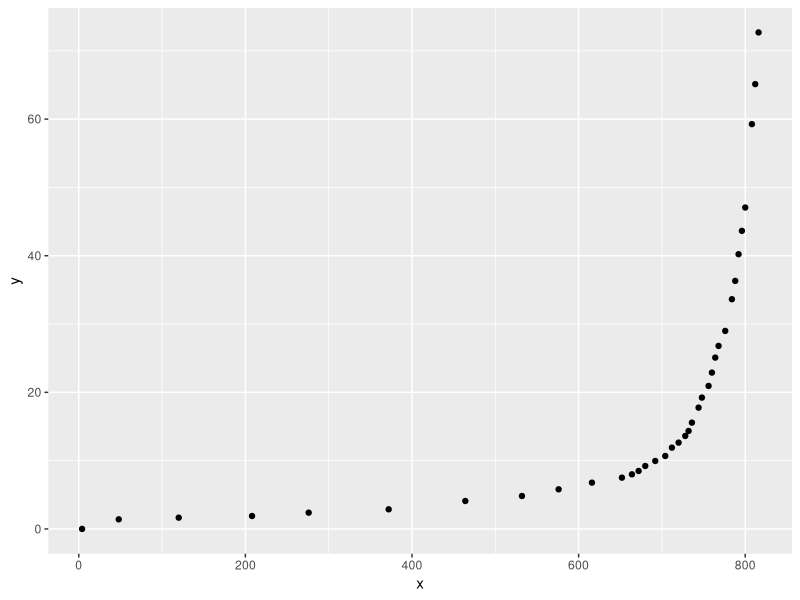
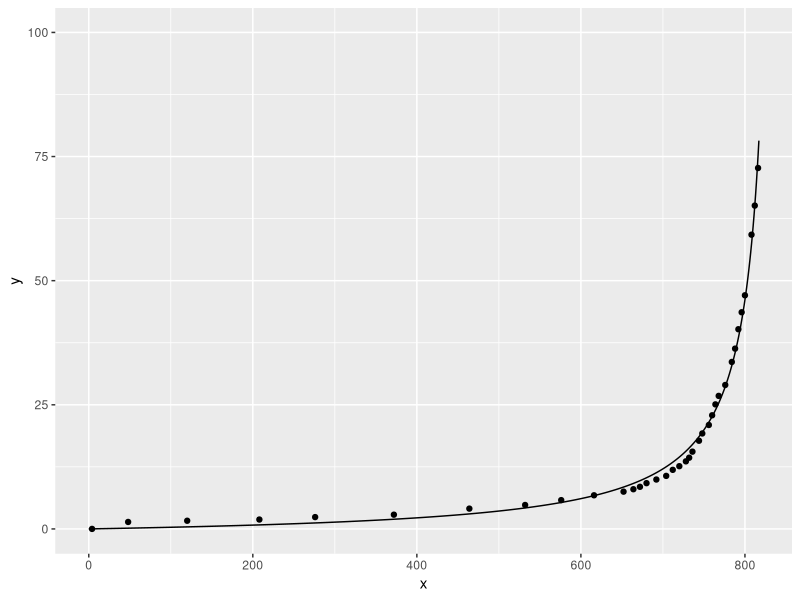
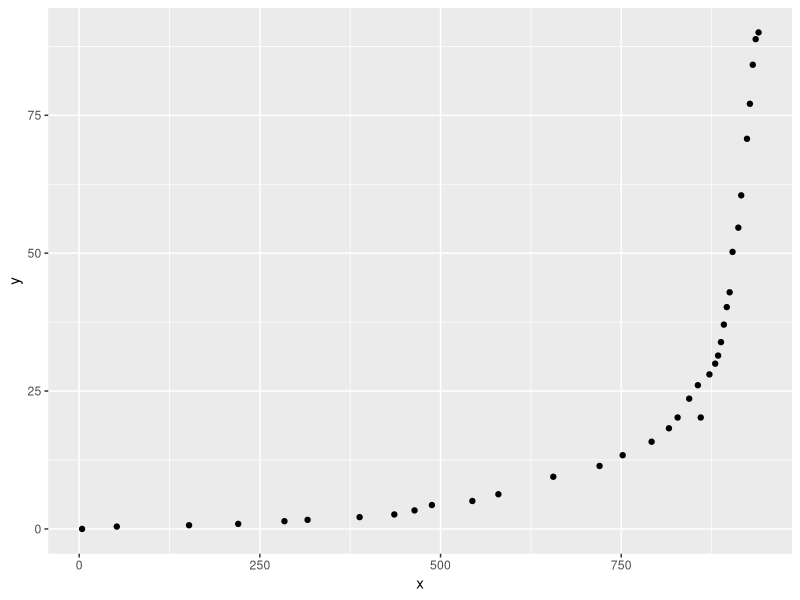
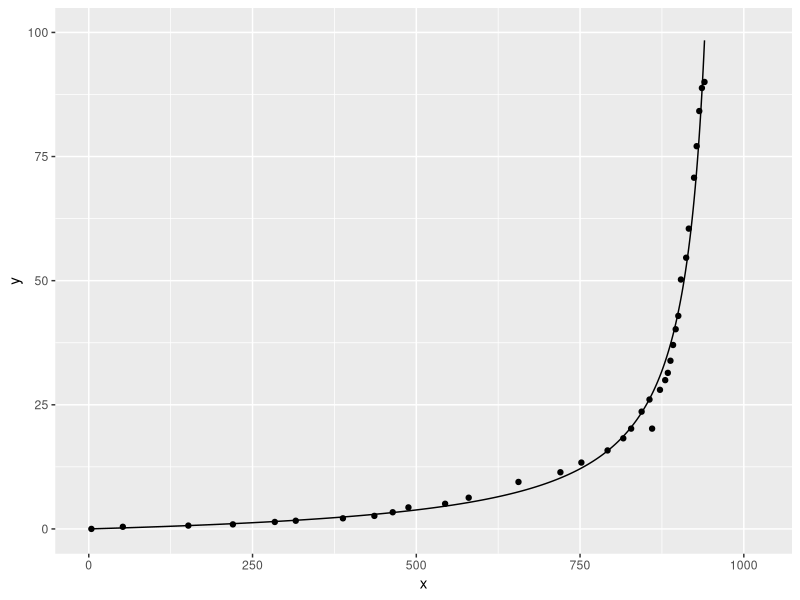

Write the R code that produced these figures, in order.
library(ggplot2)

raw <- read.csv2("calib_values.txt")

thumb <- raw[ ,1:2]
hand <- raw[ ,3:4]

names(thumb) <- c("x","y")
names(hand) <- c("x","y")

###
### THUMB
###
ggplot(thumb) + geom_point(aes(x, y))

thumb.alpha0 <- -18
thumb.beta0 <- 1024
thumb.nls <- nls( y ~ x*alpha/(x-beta), data=thumb, start=list(alpha=thumb.alpha0,beta=thumb.beta0), trace=TRUE)
thumb.nls


test.df <- merge(data.frame( x=0:1023), thumb, all.x=TRUE) 
test.df$y.pred <- predict(thumb.nls, newdata=test.df)
ggplot(test.df, aes(x=x)) + geom_point(aes(y=y)) + geom_line(aes(y=y.pred)) + scale_x_continuous(lim=c(0,817)) + scale_y_continuous(lim=c(0,100))
##problems: 1) asymptote not at 1023, but around 842, 2) possible instrument sticking?, 3) and function a bit different


###
###HAND
###


ggplot(hand) + geom_point(aes(x,y))

hand.alpha0 <- -5
hand.beta0 <- 1023
hand.nls <- nls( y ~ x*alpha/(x-beta), data=hand, start=list(alpha=hand.alpha0,beta=hand.beta0), trace=TRUE)
hand.nls


test.df <- merge(data.frame( x=0:1023), hand, all.x=TRUE) 
test.df$y.pred <- predict(hand.nls, newdata=test.df)
ggplot(test.df, aes(x=x)) + geom_point(aes(y=y)) + geom_line(aes(y=y.pred)) + scale_x_continuous(lim=c(0,1023)) + scale_y_continuous(lim=c(0,100))



